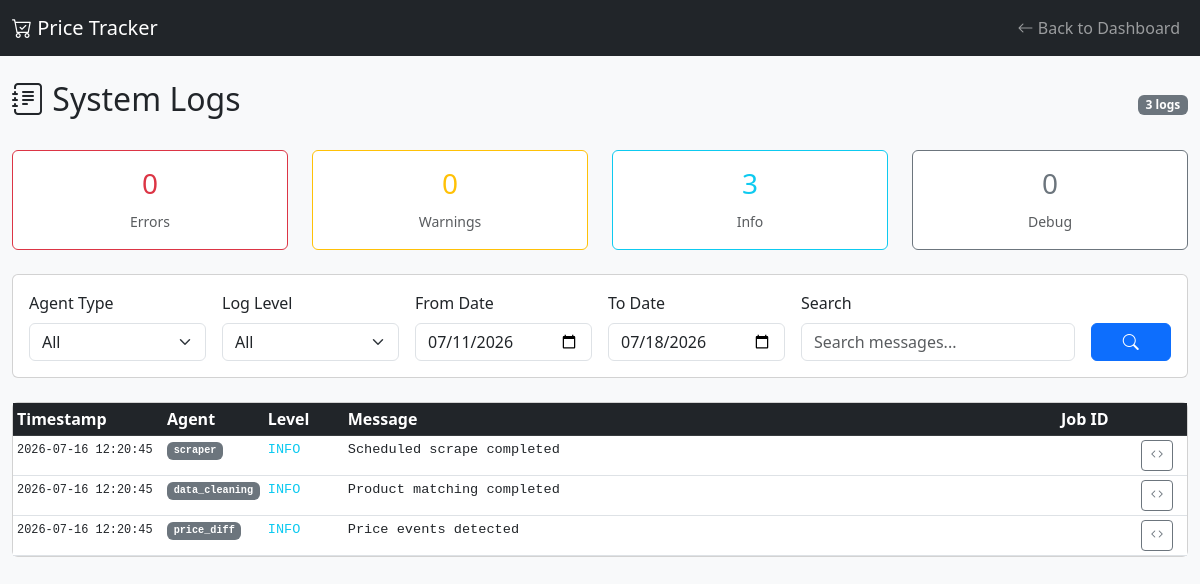
The app's page /pages/admin/logs.php (signed in) with its own data.
### tables this page shows
CREATE TABLE IF NOT EXISTS agent_logs (
    log_id BIGINT AUTO_INCREMENT PRIMARY KEY,
    agent_type ENUM('scraper','data_cleaning','price_diff','alert_dispatch','affiliate') NOT NULL,
    job_id BIGINT NULL,
    log_level ENUM('info','warning','error','debug') NOT NULL DEFAULT 'info',
    message TEXT NOT NULL,
    context JSON NULL,
    created_at DATETIME NOT NULL DEFAULT CURRENT_TIMESTAMP,
    FOREIGN KEY (job_id) REFERENCES agent_job_queue(job_id) ON DELETE SET NULL,
    INDEX idx_agent_type_created (agent_type, created_at),
    INDEX idx_log_level (log_level)
);

### pages/admin/logs.php (the view, shortened to what this page needs)
<?php
require_once __DIR__ . '/../../config/database.php';
$dateFrom = $_GET['date_from'] ?? date('Y-m-d', strtotime('-7 days'));
$dateTo = $_GET['date_to'] ?? date('Y-m-d');
$search = $_GET['search'] ?? '';
$page = max(1, (int) ($_GET['page'] ?? 1));
$perPage = 50;
$offset = ($page - 1) * $perPage;
$where = ['1=1'];
$params = [];
if ($dateFrom) {
    $where[] = 'DATE(created_at) >= ?';
    $params[] = $dateFrom;
}
if ($dateTo) {
    $where[] = 'DATE(created_at) <= ?';
    $params[] = $dateTo;
}
$whereClause = implode(' AND ', $where);
$stmt = $pdo->prepare("SELECT COUNT(*) FROM agent_logs WHERE $whereClause");
$stmt->execute($params);
$totalLogs = (int) $stmt->fetchColumn();
$stmt = $pdo->prepare("
    SELECT log_id, agent_type, job_id, log_level, message, context, created_at
    FROM agent_logs
    WHERE $whereClause
    ORDER BY created_at DESC
    LIMIT $perPage OFFSET $offset
");
$stmt->execute($params);
$logs = $stmt->fetchAll(PDO::FETCH_ASSOC);
$stmt = $pdo->prepare("
    SELECT log_level, COUNT(*) as cnt
    FROM agent_logs
    WHERE $whereClause
    GROUP BY log_level
");
$stmt->execute($params);
$levelCounts = $stmt->fetchAll(PDO::FETCH_KEY_PAIR);
?>
<!DOCTYPE html>
<html lang="th">
<head>
    <link href="https://cdn.jsdelivr.net/npm/bootstrap@5.3.0/dist/css/bootstrap.min.css" rel="stylesheet">
    <link href="https://cdn.jsdelivr.net/npm/bootstrap-icons@1.10.0/font/bootstrap-icons.css" rel="stylesheet">
</head>
<body class="bg-light">
    <nav class="navbar navbar-expand-lg navbar-dark bg-dark">
        <div class="container-fluid">
            <a class="navbar-brand" href="../dashboard.php">
                <i class="bi bi-cart-check"></i> Price Tracker
            </a>
            <div class="navbar-nav ms-auto">
                <a class="nav-link" href="../dashboard.php">
                    <i class="bi bi-arrow-left"></i> Back to Dashboard
                </a>
            </div>
        </div>
    </nav>
    <div class="container-fluid py-4">
        <div class="d-flex justify-content-between align-items-center mb-4">
            <h2><i class="bi bi-journal-text"></i> System Logs</h2>
            <div>
                <span class="badge bg-secondary"><?= number_format($totalLogs) ?> logs</span>
            </div>
        </div>
        <div class="row mb-4">
            <div class="col-md-3">
                <div class="card border-danger">
                    <div class="card-body text-center">
                        <h3 class="text-danger"><?= number_format($levelCounts['error'] ?? 0) ?></h3>
                        <small class="text-muted">Errors</small>
                    </div>
                </div>
            </div>
            <div class="col-md-3">
                <div class="card border-warning">
                    <div class="card-body text-center">
                        <h3 class="text-warning"><?= number_format($levelCounts['warning'] ?? 0) ?></h3>
                        <small class="text-muted">Warnings</small>
                    </div>
                </div>
            </div>
            <div class="col-md-3">
                <div class="card border-info">
                    <div class="card-body text-center">
                        <h3 class="text-info"><?= number_format($levelCounts['info'] ?? 0) ?></h3>
                        <small class="text-muted">Info</small>
                    </div>
                </div>
            </div>
            <div class="col-md-3">
                <div class="card border-secondary">
                    <div class="card-body text-center">
                        <h3 class="text-secondary"><?= number_format($levelCounts['debug'] ?? 0) ?></h3>
                        <small class="text-muted">Debug</small>
                    </div>
                </div>
            </div>
        </div>
        <div class="card mb-4">
            <div class="card-body">
                <form method="GET" class="row g-3">
                    <div class="col-md-2">
                        <label class="form-label">Agent Type</label>
                        <select name="agent_type" class="form-select">
                            <option value="">All</option>
                        </select>
                    </div>
                    <div class="col-md-2">
                        <label class="form-label">Log Level</label>
                        <select name="log_level" class="form-select">
                            <option value="">All</option>
                        </select>
                    </div>
                    <div class="col-md-2">
                        <label class="form-label">From Date</label>
                        <input type="date" name="date_from" class="form-control" value="<?= htmlspecialchars($dateFrom) ?>">
                    </div>
                    <div class="col-md-2">
                        <label class="form-label">To Date</label>
                        <input type="date" name="date_to" class="form-control" value="<?= htmlspecialchars($dateTo) ?>">
                    </div>
                    <div class="col-md-3">
                        <label class="form-label">Search</label>
                        <input type="text" name="search" class="form-control" placeholder="Search messages..." value="<?= htmlspecialchars($search) ?>">
                    </div>
                    <div class="col-md-1 d-flex align-items-end">
                        <button type="submit" class="btn btn-primary w-100">
                            <i class="bi bi-search"></i>
                        </button>
                    </div>
                </form>
            </div>
        </div>
        <div class="card">
            <div class="table-responsive">
                <table class="table table-sm table-hover mb-0">
                    <thead class="table-dark">
                        <tr>
                            <th style="width: 150px;">Timestamp</th>
                            <th style="width: 100px;">Agent</th>
                            <th style="width: 80px;">Level</th>
                            <th>Message</th>
                            <th style="width: 80px;">Job ID</th>
                            <th style="width: 50px;"></th>
                        </tr>
                    </thead>
                    <tbody>
                        <?php if (empty($logs)): ?>
                        <tr>
                            <td colspan="6" class="text-center text-muted py-4">
                                <i class="bi bi-inbox"></i> No logs found
                            </td>
                        </tr>
                        <?php else: ?>
                        <?php foreach ($logs as $log): ?>
                        <tr class="log-row">
                            <td class="text-nowrap">
                                <small><?= date('Y-m-d H:i:s', strtotime($log['created_at'])) ?></small>
                            </td>
                            <td>
                                <span class="badge bg-secondary"><?= htmlspecialchars($log['agent_type']) ?></span>
                            </td>
                            <td>
                                <span class="log-level-<?= $log['log_level'] ?>">
                                    <?= strtoupper($log['log_level']) ?>
                                </span>
                            </td>
                            <td><?= htmlspecialchars($log['message']) ?></td>
                            <td>
                            </td>
                            <td>
                                <?php if ($log['context']): ?>
                                <button type="button" class="btn btn-sm btn-outline-secondary"
                                        data-bs-toggle="modal" data-bs-target="#contextModal"
                                        data-context="<?= htmlspecialchars($log['context']) ?>">
                                    <i class="bi bi-code"></i>
                                </button>
                                <?php endif; ?>
                            </td>
                        </tr>
                        <?php endforeach; ?>
                        <?php endif; ?>
                    </tbody>
                </table>
            </div>
        </div>
    </div>
</body>
</html>

### pages/admin/logs.php (style rules this page uses)
.log-row { font-family: monospace; font-size: 0.85rem; }
.log-level-info { color: #0dcaf0; }

### records on screen
agent_logs: created_at "2026-07-16 12:20:45", agent_type "scraper", log_level "INFO", message "Scheduled scrape completed"
agent_logs: created_at "2026-07-16 12:20:45", agent_type "data_cleaning", log_level "INFO", message "Product matching completed"
agent_logs: created_at "2026-07-16 12:20:45", agent_type "price_diff", log_level "INFO", message "Price events detected"

### other values on screen
$totalLogs "3"
$levelCounts['error'] "0"
$levelCounts['warning'] "0"
$levelCounts['info'] "3"
$levelCounts['debug'] "0"
